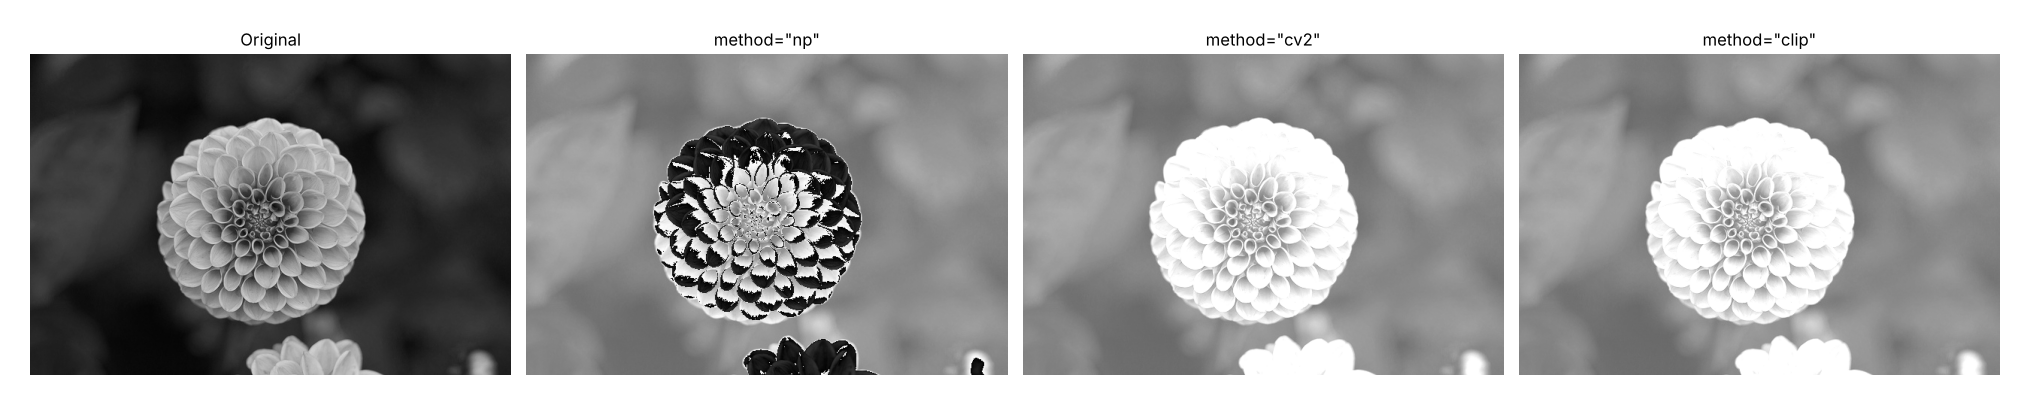

Recreate this plot in Python.
import cv2
import numpy as np
import matplotlib
matplotlib.use("Agg")
import matplotlib.pyplot as plt

PATH = "flower.png"
img = cv2.imread(PATH, cv2.IMREAD_GRAYSCALE)
if img is None:
    raise FileNotFoundError(f"Could not read image: {PATH}")


def add_safe(img, b):
    """Add b to a uint8 image with clipping to [0, 255] (the add_safe of exercise 3)."""
    result = img.astype(np.int16) + b
    return np.clip(result, 0, 255).astype(np.uint8)


# Part 1 - brighten(img, b, method)
def brighten(img, b, method):
    if method == "np":
        return img + b                      # uint8 arithmetic: wraps around (mod 256)
    elif method == "cv2":
        return cv2.add(img, b)              # saturated arithmetic
    elif method == "clip":
        return add_safe(img, b)             # our own safe function
    raise ValueError(f"Unknown method: {method}")


def show(images, titles, filename, use_vmin_vmax):
    fig, axes = plt.subplots(1, len(images), figsize=(5 * len(images), 5))
    for ax, im, title in zip(axes, images, titles):
        if use_vmin_vmax:
            ax.imshow(im, cmap="gray", vmin=0, vmax=255)
        else:
            ax.imshow(im, cmap="gray")
        ax.set_title(title)
        ax.axis("off")
    plt.tight_layout()
    plt.savefig(filename, dpi=100, bbox_inches="tight", pad_inches=0.3)
    plt.close()


# Part 2 - b = 100 with the three methods, four images side by side
b = 100
# NumPy 2: img + 100 with a Python int keeps uint8 and wraps around silently
results = {m: brighten(img, b, m) for m in ("np", "cv2", "clip")}
images = [img, results["np"], results["cv2"], results["clip"]]
titles = ["Original", 'method="np"', 'method="cv2"', 'method="clip"']
show(images, titles, "ex05.png", use_vmin_vmax=True)

# Part 3 - why are there dark areas in the "np" result?
bright_mask = img > 155            # pixels that overflow when adding 100
print("pixels with value > 155:", int(bright_mask.sum()))
print("original values at those pixels (sample):", img[bright_mask][:5])
print("'np' values at the same pixels (sample):  ", results["np"][bright_mask][:5])
print("'cv2' values at the same pixels (sample): ", results["cv2"][bright_mask][:5])
print("max of np result:", results["np"].max(), "| max of cv2 result:", results["cv2"].max())

# Part 4 - b = -100 with every method
b = -100
print("\n--- b = -100 ---")
try:
    r_np = brighten(img, b, "np")
    print("np: dtype", r_np.dtype, "min", r_np.min(), "max", r_np.max())
except Exception as e:
    r_np = None
    print("np raised:", type(e).__name__, e)

# cv2.add with a negative scalar: the scalar is saturated into the uint8 range
r_cv2 = brighten(img, b, "cv2")
print("cv2.add(img, -100): min", r_cv2.min(), "max", r_cv2.max(),
      "| identical to original?", np.array_equal(r_cv2, img))

r_clip = brighten(img, b, "clip")
print("clip: min", r_clip.min(), "max", r_clip.max())

# cv2.subtract is the right tool for darkening: saturates at 0
r_sub = cv2.subtract(img, 100)
print("cv2.subtract(img, 100): min", r_sub.min(), "max", r_sub.max(),
      "| equals clip result?", np.array_equal(r_sub, r_clip))

# Part 5 - the same figure without vmin / vmax
show(images, titles, "ex05_no_vmin.png", use_vmin_vmax=False)

# extra figure for the b = -100 discussion (not required)
imgs_neg = [img,
            r_np if r_np is not None else img,
            r_cv2, r_clip]
show(imgs_neg, ["Original", 'np, b=-100', 'cv2.add, b=-100', 'clip, b=-100'],
     "ex05_negative.png", use_vmin_vmax=True)
